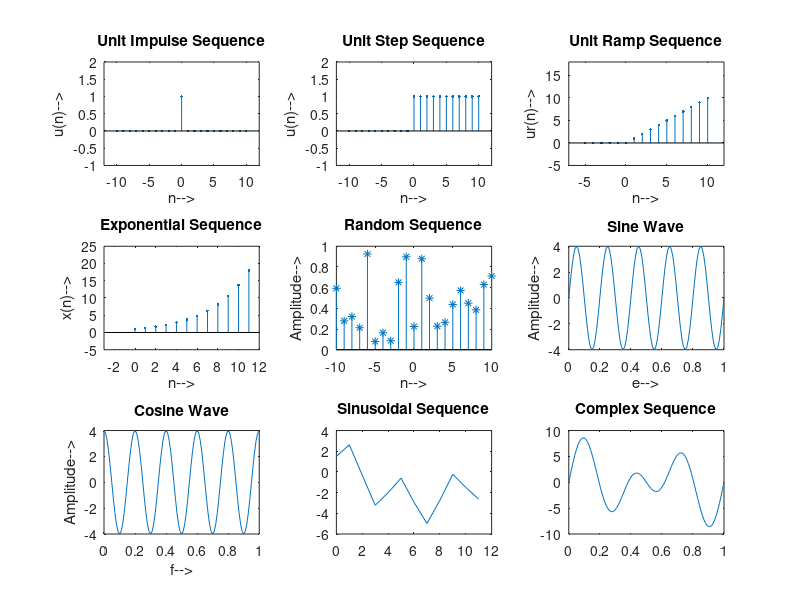

Write the MATLAB code that produced this figure.

clc;
clear all;
close all;

%1)Unit Sample / Unit Impulse sequence :

points = 21;
u = zeros(1,points);
u(11)=1;
nPoints = -10:1:10;
subplot(3,3,1);
stem(nPoints,u,'.');
xlabel('n-->');
ylabel('u(n)-->');
title('Unit Impulse Sequence');
axis([-12 12 -1 2]);

%2)Unit Step  Sequence :

points = 21;
u = zeros(1,points);

for i=11:points
    u(i)=1;
end

nPoints = -10:1:10;
subplot(3,3,2);
stem(nPoints,u,'.');
xlabel('n-->');
ylabel('u(n)-->');
title('Unit Step Sequence');
axis([-12 12 -1 2]);

%3)Unit Ramp Signal :

points = 16;
nPoints = -5:1:10;
ur=zeros(1,points);

for i=6:points
    ur(i)=i-6;
end

subplot(3,3,3);
stem(nPoints,ur,'.');
xlabel('n-->');
ylabel('ur(n)-->');
title('Unit Ramp Sequence');
axis([-7 12 -5 18]);

%4)Exponential Sequence

points = 11;
n=0:points;
a = 1.3; %a = Amplitude = 1.3 or 0.7
expSeq = a.^(n); %x(n) = exponential sequence
subplot(3,3,4);
stem(n,expSeq,'.');
xlabel('n-->');
ylabel('x(n)-->');
title('Exponential Sequence');
axis([-3 12 -5 25]);

%5)Random signal :

points = 21;
n=-10:1:10;
randSeq = rand(1,points);
subplot(3,3,5);
stem(n,randSeq,'*');
xlabel('n-->');
ylabel('Amplitude-->');
title('Random Sequence');

%6(i) Sinusoidal sequence - Sine wave :

a = 4;
f = 5;
t = 0:0.01:1;
sinSeq = a*sin(2*pi*f*t);
subplot(3,3,6);
plot(t,sinSeq);
xlabel('e-->');
ylabel('Amplitude-->');
title('Sine Wave');

%6(ii) Sinusoidal sequence - cosine wave :

a = 4;
f = 5;
t = 0:0.01:1;
cosSeq = a*cos(2*pi*f*t);
subplot(3,3,7);
plot(t,cosSeq)
xlabel('f-->');
ylabel('Amplitude-->');
title('Cosine Wave');

%7) Sinusoidal sequence if X[n] = 3cos(0.1*n*pi+pi/3)+2sin(0.5*n*pi) :

n=0:11;
a = 3*cos((0.1*n*pi)+(pi/3));
b = 2*sin(0.5*n*pi);
x = a+b;
subplot(3,3,8);
plot(n,x);
title('Sinusoidal Sequence');

%8)Complex sequence - multiple sin wave:

a1=4;
a2=5;
f1=2;
f2=3;
t = 0:0.01:1;
complexSeq = a1*sin(2*pi*f1*t)+a2*sin(2*pi*f2*t);
subplot(3,3,9);
plot(t,complexSeq);
title('Complex Sequence');
